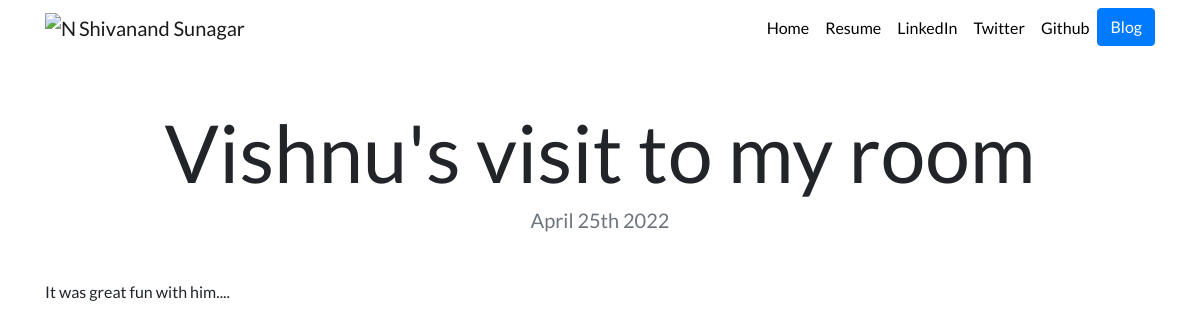
Page /blog/8/ on the committed database.
### blog/models.py (models this page shows, shortened)
class Blog(models.Model):
    title = models.CharField(max_length=100)
    description = models.TextField(max_length=500)
    date = models.DateField()

### blog/views.py (the view)
# urls.py: path('<int:blog_id>/', views.detail, name='detail'),
def detail(request, blog_id):
    blog = get_object_or_404(Blog, pk=blog_id)
    return render(request, 'blog/detail.html', {'blog': blog, })

### blog/templates/blog/detail.html
{% extends "portfolio/base.html" %}
{% load static %}
{% block content %}
<h1 class="text-center mt-5" id="blogdetailtitle">{{ blog.title }}</h1>
<h5 class="text-center text-muted mb-5">{{ blog.date|date:'F jS Y' }}</h5>
{{ blog.description|safe }}
{% endblock %}

### portfolio/static/portfolio/style.css (style rules this page uses)
body { font-family: 'Lato', sans-serif; }
@media (min-width: 992px) { #blogdetailtitle { font-size: 5rem; } }

### rows in the picture
Blog: title "Vishnu's visit to my room", date "April 25th 2022", description "It was great fun with him...."
